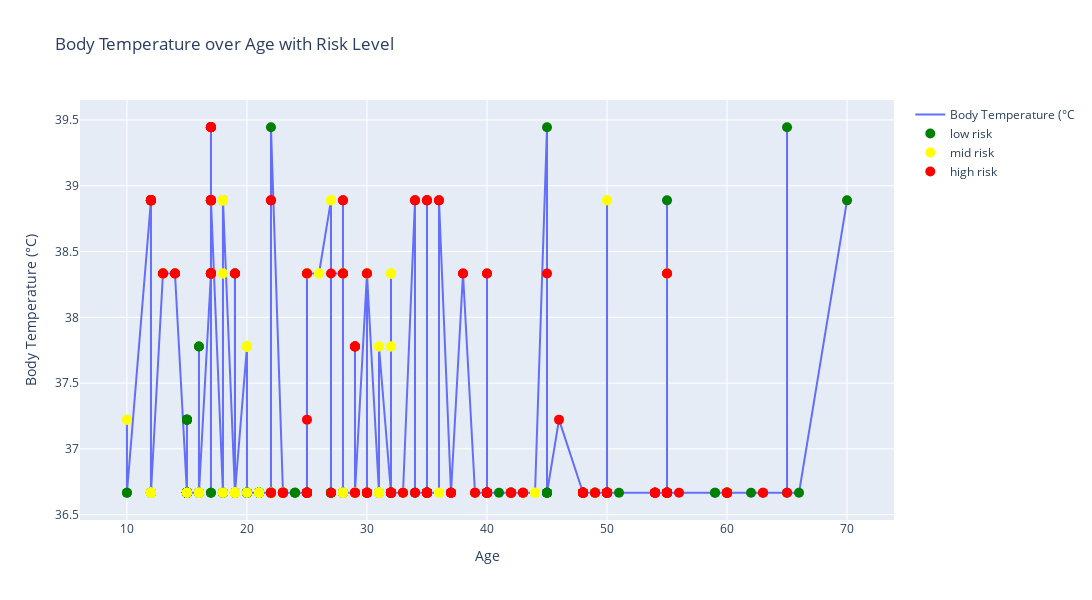

The cell this chart's notebook holds for it:
### Code cell
# Mengimpor pustaka Pandas dan memberi alias pd
import pandas as pd

# Mengimpor pustaka Plotly's graph_objs dan memberi alias go
import plotly.graph_objs as go

# Membaca data dari file Excel 'data_kesehatan.xlsx' dan menyimpannya dalam objek DataFrame yang disebut 'data'
data = pd.read_excel('data/data_kesehatan.xlsx')

# Mengurutkan DataFrame 'data' berdasarkan kolom 'Age' (umur)
data = data.sort_values(by='Age')

# Mengambil kolom 'Age' (umur) dari DataFrame dan menyimpannya dalam variabel 'x'
x = data['Age']

# Mengambil kolom 'body Temp (celcius)' (suhu tubuh dalam Celcius) dari DataFrame dan menyimpannya dalam variabel 'y'
y = data['body Temp (celcius)']

# Mengambil kolom 'RiskLevel' (tingkat risiko) dari DataFrame dan menyimpannya dalam variabel 'risk_levels'
risk_levels = data['RiskLevel']

# Mendefinisikan peta warna untuk tingkat risiko
color_mapping = {'low risk': 'green', 'mid risk': 'yellow', 'high risk': 'red'}

# Membuat objek grafik kosong menggunakan Plotly's Figure
fig = go.Figure()

# Menambahkan trace berupa garis pada grafik dengan data 'x' (umur) dan 'y' (suhu tubuh) serta memberi nama 'Body Temperature (°C)'
fig.add_trace(go.Scatter(x=x, y=y, mode='lines', name='Body Temperature (°C'))

# Membuat trace terpisah untuk setiap tingkat risiko
for risk_level, color in color_mapping.items():
    # Mengelompokkan data berdasarkan tingkat risiko
    x_risk = [x[i] for i in range(len(x)) if risk_levels[i] == risk_level]
    y_risk = [y[i] for i in range(len(x)) if risk_levels[i] == risk_level]
    
    # Membuat teks hover yang berisi informasi umur, suhu, dan tingkat risiko untuk setiap data dalam kelompok tersebut
    hover_text = [f"Age: {x[i]}, Temp: {y[i]}°C, Risk Level: {risk_levels[i]}" for i in range(len(x)) if risk_levels[i] == risk_level]

    # Menambahkan trace berupa marker dengan warna, ukuran, nama, dan teks hover yang sesuai
    fig.add_trace(go.Scatter(
        x=x_risk,
        y=y_risk,
        mode='markers',
        marker=dict(color=color, size=10),
        name=risk_level,
        hovertext=hover_text
    ))

# Mengatur layout grafik, termasuk judul, label sumbu, lebar, dan tinggi
fig.update_layout(
    title='Body Temperature over Age with Risk Level',
    xaxis_title='Age',
    yaxis_title='Body Temperature (°C)',
    width=1200,
    height=600
)

# Menampilkan grafik yang telah dibuat
fig.show()

### Figure 1 — Plotly figure (JSON) as saved in the notebook; plotly's stock layout.template omitted (floating-point values rounded to 4 significant figures; data arrays with more than 128 entries replaced by an {"elided": "..."} marker saying what was removed)
{"data": [{"mode": "lines", "name": "Body Temperature (°C", "type": "scatter", "x": {"elided": "1014 int values"}, "y": {"elided": "1014 float values"}}, {"hovertext": {"elided": "406 str values"}, "marker": {"color": "green", "size": 10}, "mode": "markers", "name": "low risk", "type": "scatter", "x": {"elided": "406 int values"}, "y": {"elided": "406 float values"}}, {"hovertext": {"elided": "336 str values"}, "marker": {"color": "yellow", "size": 10}, "mode": "markers", "name": "mid risk", "type": "scatter", "x": {"elided": "336 int values"}, "y": {"elided": "336 float values"}}, {"hovertext": {"elided": "272 str values"}, "marker": {"color": "red", "size": 10}, "mode": "markers", "name": "high risk", "type": "scatter", "x": {"elided": "272 int values"}, "y": {"elided": "272 float values"}}], "layout": {"height": 600, "title": {"text": "Body Temperature over Age with Risk Level"}, "width": 1200, "xaxis": {"autorange": true, "range": [6.156, 73.84], "title": {"text": "Age"}, "type": "linear"}, "yaxis": {"autorange": true, "range": [36.46, 39.65], "title": {"text": "Body Temperature (°C)"}, "type": "linear"}}}
